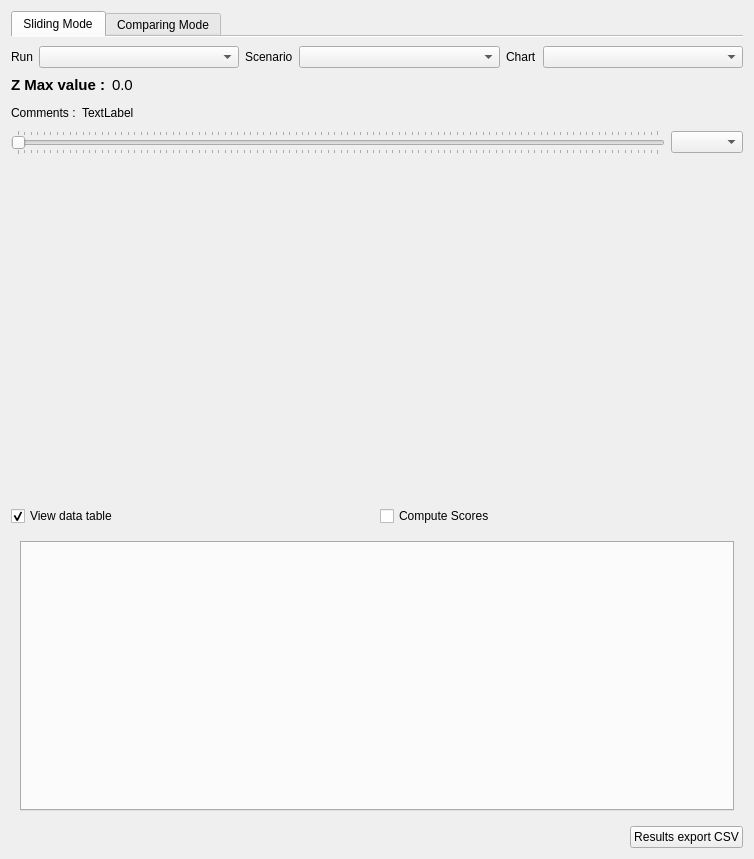
<?xml version="1.0" encoding="UTF-8"?>
<ui version="4.0">
 <class>txt_tmp</class>
 <widget class="QWidget" name="txt_tmp">
  <property name="geometry">
   <rect>
    <x>0</x>
    <y>0</y>
    <width>754</width>
    <height>859</height>
   </rect>
  </property>
  <property name="windowTitle">
   <string>Hydro. Results</string>
  </property>
  <layout class="QVBoxLayout" name="verticalLayout_3">
   <item>
    <widget class="QTabWidget" name="tw_mode">
     <property name="sizePolicy">
      <sizepolicy hsizetype="Expanding" vsizetype="Maximum">
       <horstretch>0</horstretch>
       <verstretch>0</verstretch>
      </sizepolicy>
     </property>
     <property name="currentIndex">
      <number>0</number>
     </property>
     <property name="documentMode">
      <bool>true</bool>
     </property>
     <widget class="QWidget" name="tb_slide">
      <attribute name="title">
       <string>Sliding Mode</string>
      </attribute>
      <layout class="QVBoxLayout" name="verticalLayout_5">
       <property name="leftMargin">
        <number>0</number>
       </property>
       <property name="rightMargin">
        <number>0</number>
       </property>
       <property name="bottomMargin">
        <number>0</number>
       </property>
       <item>
        <layout class="QHBoxLayout" name="horizontalLayout">
         <item>
          <widget class="QLabel" name="label">
           <property name="sizePolicy">
            <sizepolicy hsizetype="Maximum" vsizetype="Preferred">
             <horstretch>0</horstretch>
             <verstretch>0</verstretch>
            </sizepolicy>
           </property>
           <property name="text">
            <string>Run</string>
           </property>
          </widget>
         </item>
         <item>
          <widget class="QComboBox" name="cb_run"/>
         </item>
         <item>
          <widget class="QLabel" name="label_2">
           <property name="sizePolicy">
            <sizepolicy hsizetype="Maximum" vsizetype="Preferred">
             <horstretch>0</horstretch>
             <verstretch>0</verstretch>
            </sizepolicy>
           </property>
           <property name="text">
            <string>Scenario</string>
           </property>
          </widget>
         </item>
         <item>
          <widget class="QComboBox" name="cb_scen"/>
         </item>
         <item>
          <widget class="QLabel" name="label_3">
           <property name="sizePolicy">
            <sizepolicy hsizetype="Maximum" vsizetype="Preferred">
             <horstretch>0</horstretch>
             <verstretch>0</verstretch>
            </sizepolicy>
           </property>
           <property name="text">
            <string>Chart</string>
           </property>
          </widget>
         </item>
         <item>
          <widget class="QComboBox" name="cb_graph"/>
         </item>
        </layout>
       </item>
       <item>
        <layout class="QHBoxLayout" name="horizontalLayout_4">
         <item>
          <widget class="QLabel" name="label_lbzmax">
           <property name="font">
            <font>
             <pointsize>11</pointsize>
             <weight>75</weight>
             <bold>true</bold>
            </font>
           </property>
           <property name="text">
            <string>Z Max value :</string>
           </property>
          </widget>
         </item>
         <item>
          <widget class="QLabel" name="label_zmax">
           <property name="font">
            <font>
             <pointsize>11</pointsize>
            </font>
           </property>
           <property name="text">
            <string>0.0</string>
           </property>
          </widget>
         </item>
         <item>
          <spacer name="horizontalSpacer_3">
           <property name="orientation">
            <enum>Qt::Horizontal</enum>
           </property>
           <property name="sizeHint" stdset="0">
            <size>
             <width>40</width>
             <height>20</height>
            </size>
           </property>
          </spacer>
         </item>
        </layout>
       </item>
       <item>
        <layout class="QHBoxLayout" name="horizontalLayout_5">
         <item>
          <widget class="QLabel" name="label_coment">
           <property name="text">
            <string>Comments :</string>
           </property>
          </widget>
         </item>
         <item>
          <widget class="QLabel" name="lbl_coment">
           <property name="text">
            <string>TextLabel</string>
           </property>
          </widget>
         </item>
         <item>
          <spacer name="horizontalSpacer_2">
           <property name="orientation">
            <enum>Qt::Horizontal</enum>
           </property>
           <property name="sizeHint" stdset="0">
            <size>
             <width>40</width>
             <height>20</height>
            </size>
           </property>
          </spacer>
         </item>
        </layout>
       </item>
       <item>
        <layout class="QHBoxLayout" name="horizontalLayout_2">
         <item>
          <widget class="QSlider" name="sld_det">
           <property name="orientation">
            <enum>Qt::Horizontal</enum>
           </property>
           <property name="tickPosition">
            <enum>QSlider::TicksBothSides</enum>
           </property>
          </widget>
         </item>
         <item>
          <widget class="QComboBox" name="cb_det">
           <property name="sizePolicy">
            <sizepolicy hsizetype="Maximum" vsizetype="Fixed">
             <horstretch>0</horstretch>
             <verstretch>0</verstretch>
            </sizepolicy>
           </property>
          </widget>
         </item>
        </layout>
       </item>
      </layout>
     </widget>
     <widget class="QWidget" name="tb_compar">
      <attribute name="title">
       <string>Comparing Mode</string>
      </attribute>
     </widget>
    </widget>
   </item>
   <item>
    <widget class="QFrame" name="frm_top">
     <property name="frameShape">
      <enum>QFrame::NoFrame</enum>
     </property>
     <property name="frameShadow">
      <enum>QFrame::Raised</enum>
     </property>
     <layout class="QVBoxLayout" name="verticalLayout">
      <property name="leftMargin">
       <number>0</number>
      </property>
      <property name="topMargin">
       <number>0</number>
      </property>
      <property name="rightMargin">
       <number>0</number>
      </property>
      <property name="bottomMargin">
       <number>0</number>
      </property>
      <item>
       <layout class="QVBoxLayout" name="lay_fig">
        <item>
         <layout class="QHBoxLayout" name="horizontalLayout_6">
          <item>
           <layout class="QVBoxLayout" name="lay_graph"/>
          </item>
          <item>
           <layout class="QVBoxLayout" name="verticalLayout_6">
            <item>
             <spacer name="verticalSpacer">
              <property name="orientation">
               <enum>Qt::Vertical</enum>
              </property>
              <property name="sizeHint" stdset="0">
               <size>
                <width>20</width>
                <height>40</height>
               </size>
              </property>
             </spacer>
            </item>
           </layout>
          </item>
         </layout>
        </item>
       </layout>
      </item>
     </layout>
    </widget>
   </item>
   <item>
    <widget class="QFrame" name="frm_bottom">
     <property name="sizePolicy">
      <sizepolicy hsizetype="Preferred" vsizetype="Maximum">
       <horstretch>0</horstretch>
       <verstretch>0</verstretch>
      </sizepolicy>
     </property>
     <property name="frameShape">
      <enum>QFrame::NoFrame</enum>
     </property>
     <property name="frameShadow">
      <enum>QFrame::Raised</enum>
     </property>
     <layout class="QVBoxLayout" name="verticalLayout_2">
      <property name="leftMargin">
       <number>0</number>
      </property>
      <property name="topMargin">
       <number>0</number>
      </property>
      <property name="rightMargin">
       <number>0</number>
      </property>
      <property name="bottomMargin">
       <number>0</number>
      </property>
      <item>
       <widget class="QFrame" name="frm_data">
        <property name="frameShape">
         <enum>QFrame::NoFrame</enum>
        </property>
        <property name="frameShadow">
         <enum>QFrame::Raised</enum>
        </property>
        <layout class="QVBoxLayout" name="verticalLayout_4">
         <property name="leftMargin">
          <number>0</number>
         </property>
         <property name="topMargin">
          <number>0</number>
         </property>
         <property name="rightMargin">
          <number>0</number>
         </property>
         <property name="bottomMargin">
          <number>0</number>
         </property>
         <item>
          <layout class="QHBoxLayout" name="horizontalLayout_7">
           <item>
            <widget class="QCheckBox" name="cc_data">
             <property name="text">
              <string>View data table</string>
             </property>
             <property name="checked">
              <bool>true</bool>
             </property>
            </widget>
           </item>
           <item>
            <widget class="QCheckBox" name="cc_scores">
             <property name="text">
              <string>Compute Scores</string>
             </property>
            </widget>
           </item>
          </layout>
         </item>
         <item>
          <widget class="QStackedWidget" name="stw_res">
           <property name="currentIndex">
            <number>1</number>
           </property>
           <widget class="QWidget" name="p_tres">
            <layout class="QGridLayout" name="gridLayout_2">
             <item row="0" column="0">
              <widget class="QTableWidget" name="tw_data">
               <property name="minimumSize">
                <size>
                 <width>0</width>
                 <height>270</height>
                </size>
               </property>
               <property name="selectionMode">
                <enum>QAbstractItemView::ContiguousSelection</enum>
               </property>
              </widget>
             </item>
            </layout>
           </widget>
           <widget class="QWidget" name="p_tscore">
            <layout class="QGridLayout" name="gridLayout">
             <item row="0" column="0">
              <widget class="QTabWidget" name="tabscores"/>
             </item>
            </layout>
           </widget>
          </widget>
         </item>
         <item>
          <layout class="QHBoxLayout" name="horizontalLayout_3">
           <item>
            <spacer name="horizontalSpacer">
             <property name="orientation">
              <enum>Qt::Horizontal</enum>
             </property>
             <property name="sizeHint" stdset="0">
              <size>
               <width>40</width>
               <height>20</height>
              </size>
             </property>
            </spacer>
           </item>
           <item>
            <widget class="QPushButton" name="bt_expCsv">
             <property name="text">
              <string>Results export CSV</string>
             </property>
            </widget>
           </item>
          </layout>
         </item>
        </layout>
       </widget>
      </item>
     </layout>
    </widget>
   </item>
  </layout>
 </widget>
 <resources/>
 <connections>
  <connection>
   <sender>sld_det</sender>
   <signal>valueChanged(int)</signal>
   <receiver>cb_det</receiver>
   <slot>setCurrentIndex(int)</slot>
   <hints>
    <hint type="sourcelabel">
     <x>349</x>
     <y>238</y>
    </hint>
    <hint type="destinationlabel">
     <x>349</x>
     <y>308</y>
    </hint>
   </hints>
  </connection>
  <connection>
   <sender>cb_det</sender>
   <signal>currentIndexChanged(int)</signal>
   <receiver>sld_det</receiver>
   <slot>setValue(int)</slot>
   <hints>
    <hint type="sourcelabel">
     <x>349</x>
     <y>308</y>
    </hint>
    <hint type="destinationlabel">
     <x>349</x>
     <y>238</y>
    </hint>
   </hints>
  </connection>
  <connection>
   <sender>cc_data</sender>
   <signal>clicked(bool)</signal>
   <receiver>stw_res</receiver>
   <slot>setVisible(bool)</slot>
   <hints>
    <hint type="sourcelabel">
     <x>191</x>
     <y>515</y>
    </hint>
    <hint type="destinationlabel">
     <x>376</x>
     <y>674</y>
    </hint>
   </hints>
  </connection>
  <connection>
   <sender>cc_data</sender>
   <signal>clicked(bool)</signal>
   <receiver>cc_scores</receiver>
   <slot>setVisible(bool)</slot>
   <hints>
    <hint type="sourcelabel">
     <x>191</x>
     <y>515</y>
    </hint>
    <hint type="destinationlabel">
     <x>561</x>
     <y>515</y>
    </hint>
   </hints>
  </connection>
 </connections>
</ui>
